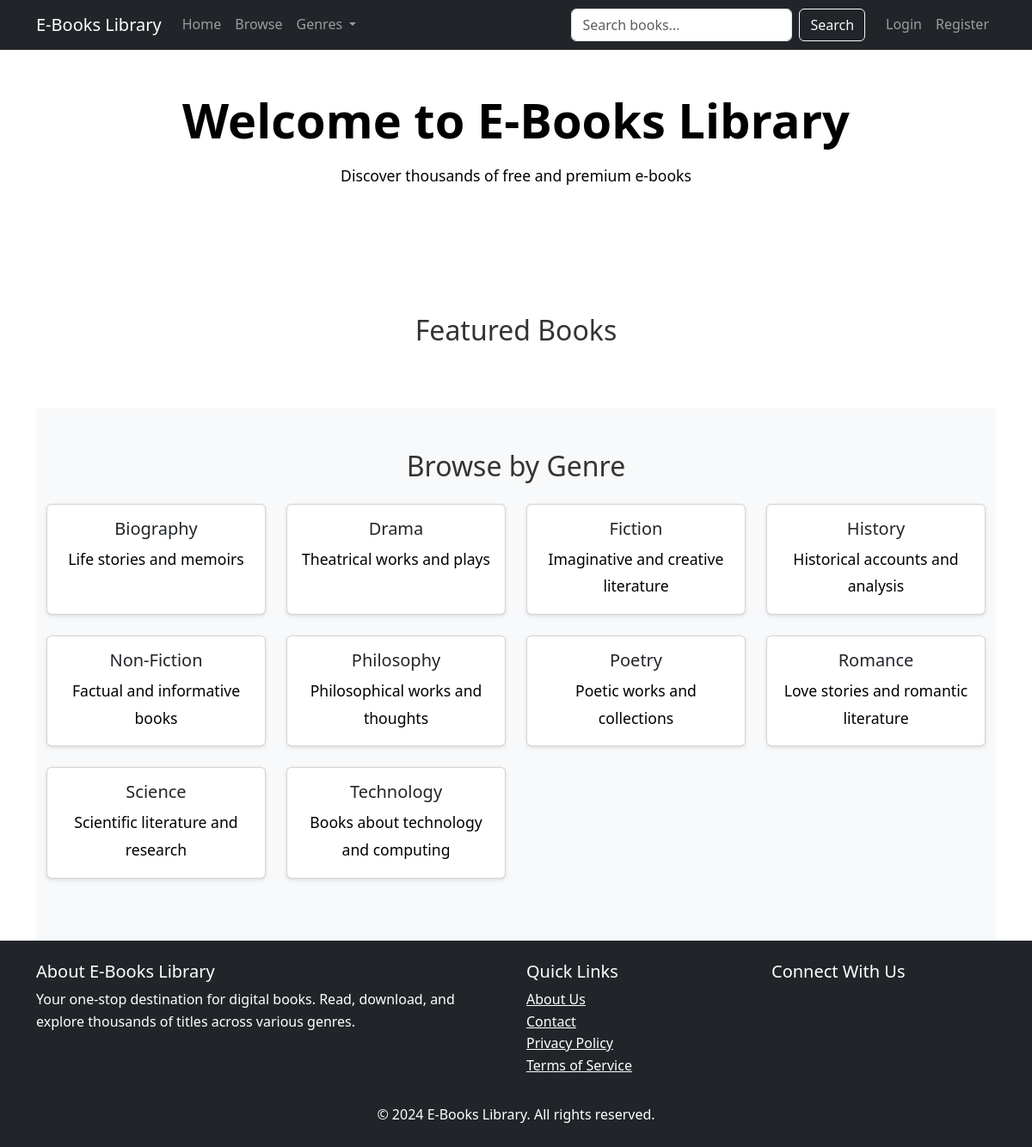
The page / on the database its author committed.
### tables this page shows
CREATE TABLE IF NOT EXISTS genres (
    genre_id INT PRIMARY KEY AUTO_INCREMENT,
    name VARCHAR(50) UNIQUE NOT NULL,
    description TEXT,
    created_at TIMESTAMP DEFAULT CURRENT_TIMESTAMP
);

### index.php (the view, shortened to what this page needs)
<?php
include __DIR__ . '/config.php';
$genres_query = "SELECT * FROM genres ORDER BY name";
$genres_result = $conn->query($genres_query);
?>
<!DOCTYPE html>
<html lang="en">
<head>
    <link href="https://cdn.jsdelivr.net/npm/bootstrap@5.3.0/dist/css/bootstrap.min.css" rel="stylesheet">
    <link href="assets/css/style.css" rel="stylesheet">
</head>
<body>
    <nav class="navbar navbar-expand-lg navbar-dark bg-dark">
        <div class="container">
            <a class="navbar-brand" href="index.php">E-Books Library</a>
            <div class="collapse navbar-collapse" id="navbarNav">
                <ul class="navbar-nav me-auto">
                    <li class="nav-item">
                        <a class="nav-link" href="index.php">Home</a>
                    </li>
                    <li class="nav-item">
                        <a class="nav-link" href="browse.php">Browse</a>
                    </li>
                    <li class="nav-item dropdown">
                        <a class="nav-link dropdown-toggle" href="#" id="genresDropdown" role="button" data-bs-toggle="dropdown">
                            Genres
                        </a>
                    </li>
                </ul>
                <form class="d-flex me-3" action="search.php" method="GET">
                    <input class="form-control me-2" type="search" name="q" placeholder="Search books...">
                    <button class="btn btn-outline-light" type="submit">Search</button>
                </form>
                <div class="navbar-nav">
                    <?php if(isset($_SESSION['user_id'])): ?>
                        <a class="nav-link" href="profile.php">Profile</a>
                        <a class="nav-link" href="logout.php">Logout</a>
                    <?php else: ?>
                        <a class="nav-link" href="login.php">Login</a>
                        <a class="nav-link" href="register.php">Register</a>
                    <?php endif; ?>
                </div>
            </div>
        </div>
    </nav>
    <div class="container index-page">
        <div class="hero-section py-5 text-center text-white">
            <div class="container">
                <h1 class="display-4">Welcome to E-Books Library</h1>
                <p class="lead">Discover thousands of free and premium e-books</p>
            </div>
        </div>
        <section class="featured-books py-5">
            <div class="container">
                <h2 class="text-center mb-4">Featured Books</h2>
            </div>
        </section>
        <section class="genres-grid py-5 bg-light">
            <div class="container">
                <h2 class="text-center mb-4">Browse by Genre</h2>
                <div class="row">
                    <?php
                    $genres_result->data_seek(0);
                    while($genre = $genres_result->fetch_assoc()):
                    ?>
                        <div class="col-md-3 mb-4">
                            <a href="genre.php?id=<?php echo $genre['genre_id']; ?>" class="text-decoration-none">
                                <div class="card text-center h-100">
                                    <div class="card-body">
                                        <h5 class="card-title"><?php echo htmlspecialchars($genre['name']); ?></h5>
                                        <p class="card-text small"><?php echo htmlspecialchars($genre['description']); ?></p>
                                    </div>
                                </div>
                            </a>
                        </div>
                    <?php endwhile; ?>
                </div>
            </div>
        </section>
    </div>
    <footer class="bg-dark text-white py-4">
        <div class="container">
            <div class="row">
                <div class="col-md-6">
                    <h5>About E-Books Library</h5>
                    <p>Your one-stop destination for digital books. Read, download, and explore thousands of titles across various genres.</p>
                </div>
                <div class="col-md-3">
                    <h5>Quick Links</h5>
                    <ul class="list-unstyled">
                        <li><a href="about.php" class="text-white">About Us</a></li>
                        <li><a href="contact.php" class="text-white">Contact</a></li>
                        <li><a href="privacy.php" class="text-white">Privacy Policy</a></li>
                        <li><a href="terms.php" class="text-white">Terms of Service</a></li>
                    </ul>
                </div>
                <div class="col-md-3">
                    <h5>Connect With Us</h5>
                    <div class="social-links">
                    </div>
                </div>
            </div>
            <div class="row mt-3">
                <div class="col text-center">
                    <p class="mb-0">&copy; 2024 E-Books Library. All rights reserved.</p>
                </div>
            </div>
        </div>
    </footer>
</body>
</html>

### assets/css/style.css (style rules this page uses)
:root { --primary-color: #2c3e50; --secondary-color: #3498db; --accent-color: #e74c3c; --text-color: #333; --light-bg: #f8f9fa; --dark-bg: #343a40; }
html, body { height: 100%; margin: 0; padding: 0; }
body { font-family: 'Segoe UI', Tahoma, Geneva, Verdana, sans-serif; color: var(--text-color); line-height: 1.6; background-image: url('https://images.unsplash.com/photo-1507842217343-583bb7270b66?q=80'); background-size: cover; background-position: center; background-attachment: fixed; background-repeat: no-repeat; position: relative; display: flex; flex-direction: column; min-height: 100vh; }
body::before { content: ''; position: absolute; top: 0; left: 0; right: 0; bottom: 0; background: rgba(255, 255, 255, 0.7); z-index: -1; }
footer { margin-top: auto; width: 100%; padding: 1rem 0; background-color: var(--dark-bg); }
footer p { margin-bottom: 0; }
.hero-section { background: transparent !important; padding: 100px 0; margin-bottom: 2rem; }
.hero-section h1, .hero-section p { color: #000000 !important; text-shadow: 1px 1px 3px rgba(255, 255, 255, 0.8); }
.hero-section h1 { font-weight: bold; margin-bottom: 1rem; }
.hero-section p { font-size: 1.25rem; }
.index-page h1 { color: #000000; font-weight: bold; margin-bottom: 1rem; }
.index-page p { color: #000000; font-size: 1.1rem; line-height: 1.8; }
.card { transition: transform 0.3s ease; box-shadow: 0 2px 5px rgba(0,0,0,0.1); height: 100%; display: flex; flex-direction: column; }

### rows shown on the page
genres: name "Biography", description "Life stories and memoirs"
genres: name "Drama", description "Theatrical works and plays"
genres: name "Fiction", description "Imaginative and creative literature"
genres: name "History", description "Historical accounts and analysis"
genres: name "Non-Fiction", description "Factual and informative books"
genres: name "Philosophy", description "Philosophical works and thoughts"
genres: name "Poetry", description "Poetic works and collections"
genres: name "Romance", description "Love stories and romantic literature"
genres: name "Science", description "Scientific literature and research"
genres: name "Technology", description "Books about technology and computing"
